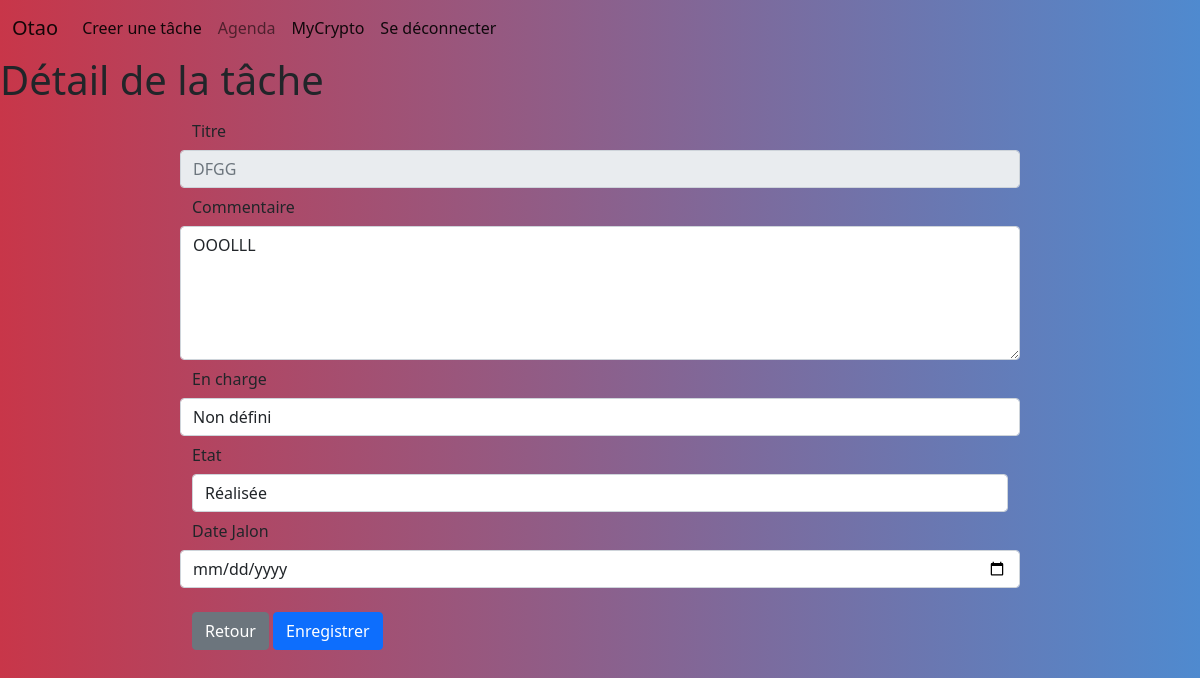
The page /HomeManager/tache/2/ on the database its author committed.
### HomeManager/models.py (models this page shows, shortened)
class Tache(models.Model):
    tache_text = models.CharField(max_length=120)
    creation_date = models.DateTimeField('Date de création')
    jalon_date = models.DateTimeField('Date Jalon de réalisation',default=timezone.datetime.max)
    commentaire_text = models.CharField(max_length=6000)
    priseEnChargePar_id = models.IntegerField(default=-1)
    creerPar_id =models.IntegerField(default=0)
    urgence_bool = models.BooleanField(default=False)
    codeTache_text = models.CharField(max_length=3)
    etat_text = models.CharField(max_length=2, default="EC")

### HomeManager/views.py (the view)
# urls.py: path('tache/<int:tache_id>/', views.detail, name='detail'),
def detail(request, tache_id):
	tache = None
	if tache_id > 0:
		tache = get_object_or_404(Tache, pk=tache_id)
	personnes = Personne.objects.filter(estActif_bool = True)
	return render(request, 'HomeManager/detail.html', {'tache': tache,
		'personnes': personnes})

### HomeManager/models.py (called while the page is built)
    def __str__(self):
        return self.prenom_text + " " + self.nom_text

### HomeManager/templates/HomeManager/detail.html (shortened to what this page needs)
{% extends "HomeManager/base.html" %}
{% block content %}
{% load static %}
<h1>Détail de la tâche</h1>
<div class="container" style="max-width: 70%;">
	{% if tache%}
		<form action="{% url 'HomeManager:updatedTask' tache.id %}"
		method="post">
	{% else %}
		<form action="{% url 'HomeManager:createdTask'%}" method="post">
	{% endif %}
		<div class="form-group row">
			<label for="titreTache"
			class="col-sm-2 col-form-label">Titre</label>
			<input name="titreTache" type="text" class="form-control"
			aria-label="Inserer un titre" aria-describedby="basic-addon1"
			{% if tache %} placeholder="{{tache.tache_text}}" disabled {% endif %} >
		</div>
		<div class="form-group row">
			<label for="commentaireTache" class="col-sm-2 col-form-label">Commentaire</label>
			<textarea class="form-control"
			name="commentaireTache" rows="5">{{tache.commentaire_text}}</textarea>
		</div>
		<div class="form-group row">
			<label for="selPriseEnCharge"
			class="col-sm-2 col-form-label">En charge</label>
			<select name="selPriseEnCharge" class="form-control">
				<option value="-1">Non défini</option>
			</select>
		</div>
		{% if tache %}
		<div class=form-group row">
			<label for="selEtat" class="col-sm-2 col-form-label">Etat</label>
			<select name="selEtat" class="form-control">
								<option value="RE"
				{% if tache.etat_text == "RE" %} selected {%endif %}>
				Réalisée</option>
			</select>
		</div>
		{% endif %}
				<div class="form-group row">
			<label for="dateJalon"
			class="col-sm-2 col-form-label">Date Jalon</label>
			<input name="dateJalon" type="date" class="form-control">
		</div>
		<input type="button" value="Retour" class="btn btn-secondary"
		onclick="location.href='{% url 'HomeManager:index' %}'">
		<input type="submit" value="Enregistrer" class="btn btn-primary">
	</form>
</div>
{% endblock %}

### HomeManager/static/HomeManager/css/style.css (style rules this page uses)
* { margin:0; padding:0; }
body, html { height:100%; }

### rows shown on the page
Tache: titreTache "DFGG", commentaireTache "OOOLLL", selEtat "Réalisée"
